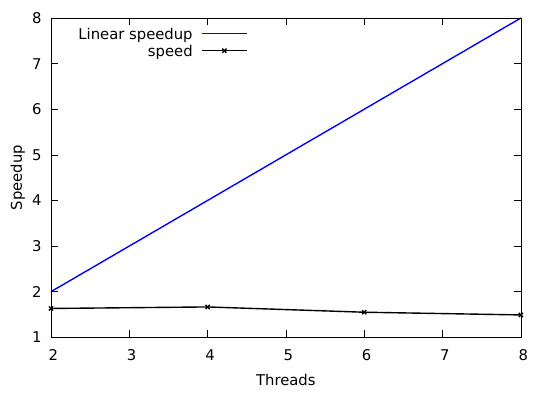

Recreate this plot in gnuplot.
set terminal pdf color enhanced font 'Calibri,16' size 14cm,10cm
set output 'graph_mid.pdf'
set key inside left top font 'Calibri,16'
set colorsequence podo
set style line 1 lc rgb 'blue' lw 1 pt 5 ps 0.5
set style line 2 lt 1 lw 2 pt 2 ps 0.5
set style line 3 lt 2 lw 2 pt 3 ps 0.5
set style line 4 lt 4 lw 2 pt 5 ps 0.5
set style line 5 lt 5 lw 2 pt 7 ps 0.5
set style line 6 lt 6 lw 2 pt 9 ps 0.5
set style line 7 lt 7 lw 2 pt 13 ps 0.5
set style line 8 lt 8 lw 2 pt 3 ps 0.5
set style line 9 lt 9 lw 2 pt 5 ps 0.5
set style line 10 lt 10 lw 1 pt 7 ps 0.5
set style line 11 lt 11 lw 1 pt 9 ps 0.5
set style line 12 lt 12 lw 1 pt 13 ps 0.5
set style line 13 lt 13 lw 1 pt 3 ps 0.5
set style line 14 lt 14 lw 1 pt 5 ps 0.5
set style line 15 lt 15 lw 1 pt 7 ps 0.5
set style line 16 lt 16 lw 1 pt 9 ps 0.5
set xlabel "Threads" font 'Calibri,16'
set ylabel "Speedup" font 'Calibri,16'
set format y "%.12g"

plot x title "Linear speedup" with lines lc rgb 'blue' lt 1 lw 2,\
     'prog-midpoint.dat' using 1:2 title "speed" with linespoints ls 2
     